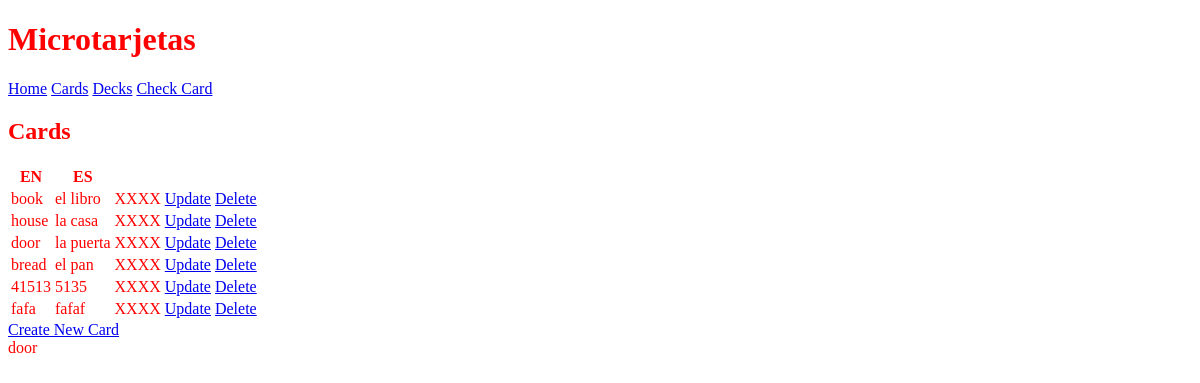
/cards/, run on an earlier commit of the app's database.
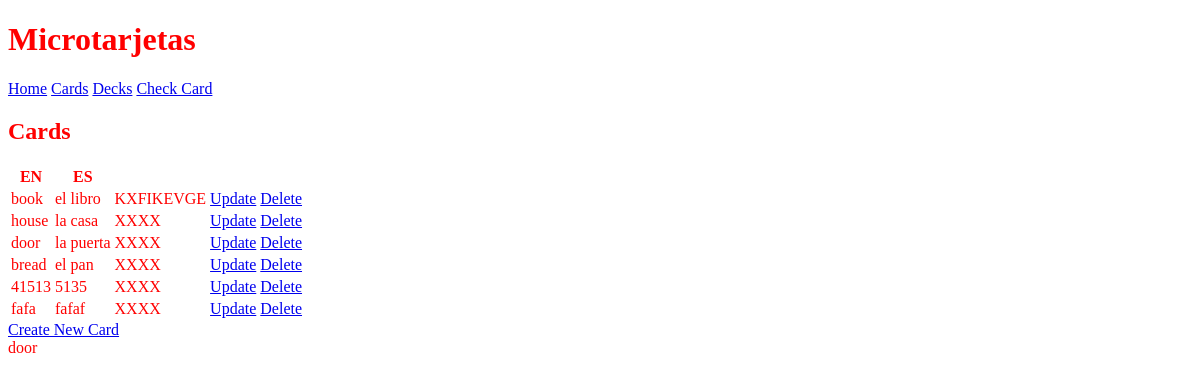
And on a later commit of the database.
### microtarjetas/models.py (models this page shows, shortened)
class Card(models.Model):
    word_en = models.CharField(max_length = 30)
    word_es = models.CharField(max_length = 30)
    deck = models.ForeignKey(Deck, on_delete=models.CASCADE)

class Deck(models.Model):
    name = models.CharField(unique=True, max_length = 30)
    def __str__(self):
        return f"{self.name}"

### microtarjetas/views.py (the view)
# urls.py: path('cards/', views.CardsView.as_view(), name='cards'),
class CardsView(ListView):
    model = Card
    template_name = "microtarjetas/cards.html"
    def get_context_data(self):
        context = super().get_context_data()
        context["cards"] = Card.objects.all()
        context['randomcard'] = random.choice(list(Card.objects.all())) #selects a card randomly
        return context

### microtarjetas/templates/microtarjetas/cards.html (shortened to what this page needs)
{% extends 'base.html' %}
{% load static %}
{% block content %}
<div>
    <h2>Cards</h2>
    <table>
        <thead>
            <tr>
                <th>EN</th>
                <th>ES</th>
            </tr>
        </thead>
        <tbody>
            {% for card in cards %}
            <tr>
                <td>{{ card.word_en }}</td>
                <td>{{ card.word_es }}</td>
                <td>{{ card.deck }}</td>
                <td><a href="{% url 'update_card' card.pk %}">Update</a></td>
                <td><a href="{% url 'delete_card' card.pk %}">Delete</a></td>
            </tr>
            {% endfor %}
        </tbody>
    </table>
</div>
<div>
    <a href="{% url 'create_card' %}" style="display:inherit";>Create New Card</a>
</div>
<div>{{randomcard.word_en}}</div>
{% endblock %}

### microtarjetas/templates/base.html (shortened to what this page needs)
{% load static %}
<!DOCTYPE html>
<html>
    <head>
        <link
            rel="stylesheet"
            type="text/css"
            href="{% static 'microtarjetas/style.css' %}"
        />
    </head>
    <body>
        <header>
            <h1>Microtarjetas</h1>
            <nav class="navbar">
                <a class="nav-item" href="{% url 'home' %}">Home</a>
                <a class="nav-item" href="{% url 'cards' %}">Cards</a>
                <a class="nav-item" href="{% url 'decks' %}">Decks</a>
                <a class="nav-item" href="{% url 'check_card' %}">Check Card</a>
            </nav>
        </header>
        <main>{% block content %}{% endblock %}</main>
    </body>
</html>

### microtarjetas/static/microtarjetas/style.css (style rules this page uses)
body { color:red; }

What changed in the data, as far as the page shows it:
changed Card "book": deck "XXXX" → "KXFIKEVGE"
